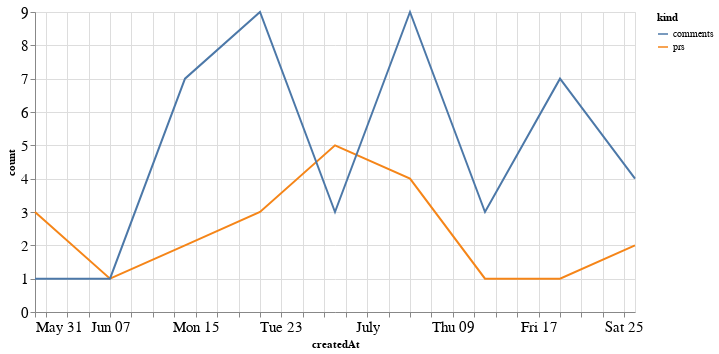

The notebook cell saved with this chart:
### Code cell
alt.Chart(total_time, width=600).mark_line().encode(
    x='createdAt',
    y='count',
    color='kind'
)

### Figure 1 — Vega-Lite specification as saved in the notebook (floating-point values rounded to 4 significant figures)
{"config": {"axisLeft": {"labelFontSize": 15}, "axisBottom": {"labelFontSize": 15}}, "data": {"name": "data-ddc53f755e75ba66f7e6f2f825310fa3"}, "mark": "line", "encoding": {"color": {"type": "nominal", "field": "kind"}, "x": {"type": "temporal", "field": "createdAt"}, "y": {"type": "quantitative", "field": "count"}}, "width": 600, "$schema": "https://vega.github.io/schema/vega-lite/v4.8.1.json", "datasets": {"data-ddc53f755e75ba66f7e6f2f825310fa3": [{"createdAt": "2020-05-31T00:00:00", "kind": "prs", "count": 3}, {"createdAt": "2020-06-07T00:00:00", "kind": "prs", "count": 1}, {"createdAt": "2020-06-14T00:00:00", "kind": "prs", "count": 2}, {"createdAt": "2020-06-21T00:00:00", "kind": "prs", "count": 3}, {"createdAt": "2020-06-28T00:00:00", "kind": "prs", "count": 5}, {"createdAt": "2020-07-05T00:00:00", "kind": "prs", "count": 4}, {"createdAt": "2020-07-12T00:00:00", "kind": "prs", "count": 1}, {"createdAt": "2020-07-19T00:00:00", "kind": "prs", "count": 1}, {"createdAt": "2020-07-26T00:00:00", "kind": "prs", "count": 2}, {"createdAt": "2020-05-31T00:00:00", "kind": "comments", "count": 1}, {"createdAt": "2020-06-07T00:00:00", "kind": "comments", "count": 1}, {"createdAt": "2020-06-14T00:00:00", "kind": "comments", "count": 7}, {"createdAt": "2020-06-21T00:00:00", "kind": "comments", "count": 9}, {"createdAt": "2020-06-28T00:00:00", "kind": "comments", "count": 3}, {"createdAt": "2020-07-05T00:00:00", "kind": "comments", "count": 9}, {"createdAt": "2020-07-12T00:00:00", "kind": "comments", "count": 3}, {"createdAt": "2020-07-19T00:00:00", "kind": "comments", "count": 7}, {"createdAt": "2020-07-26T00:00:00", "kind": "comments", "count": 4}]}}
